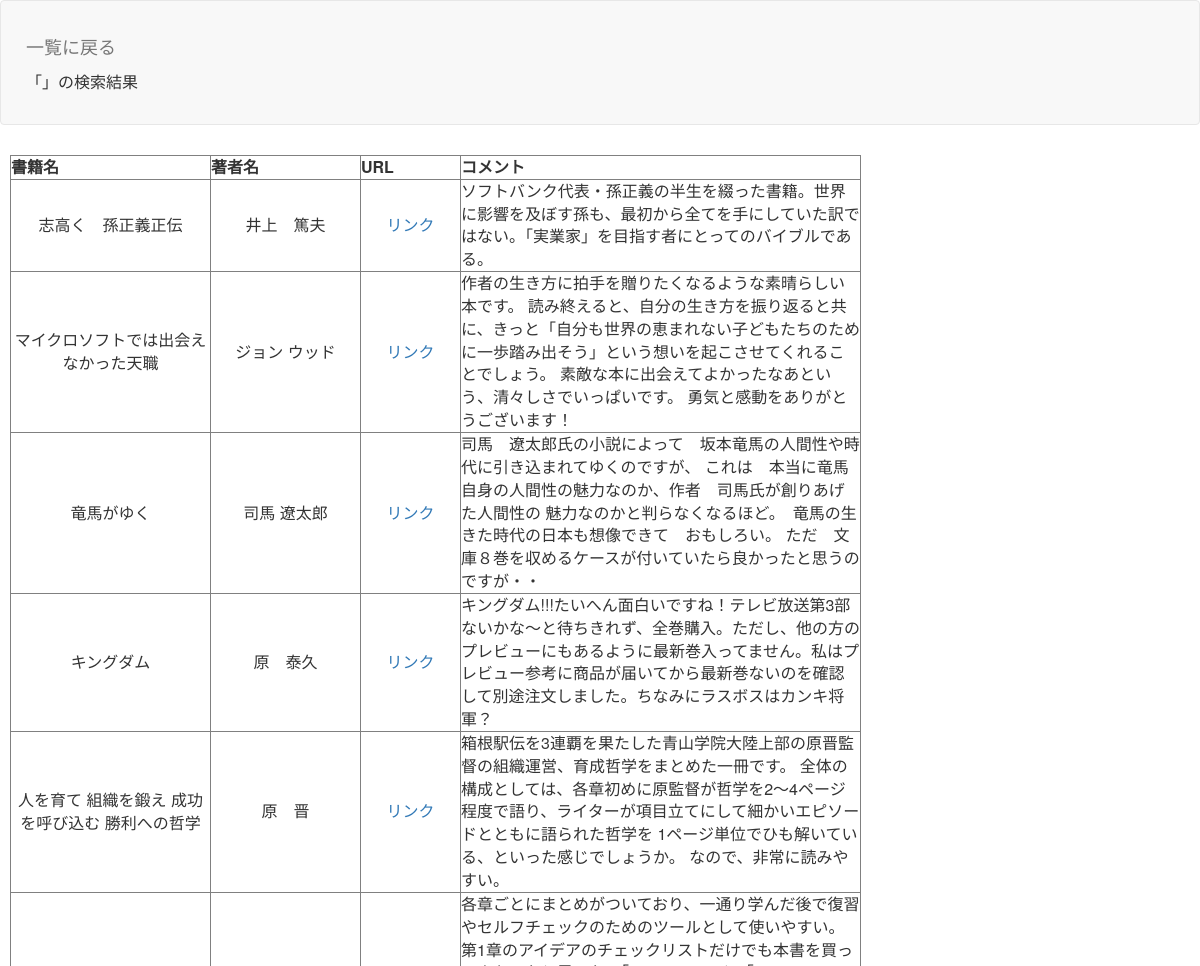
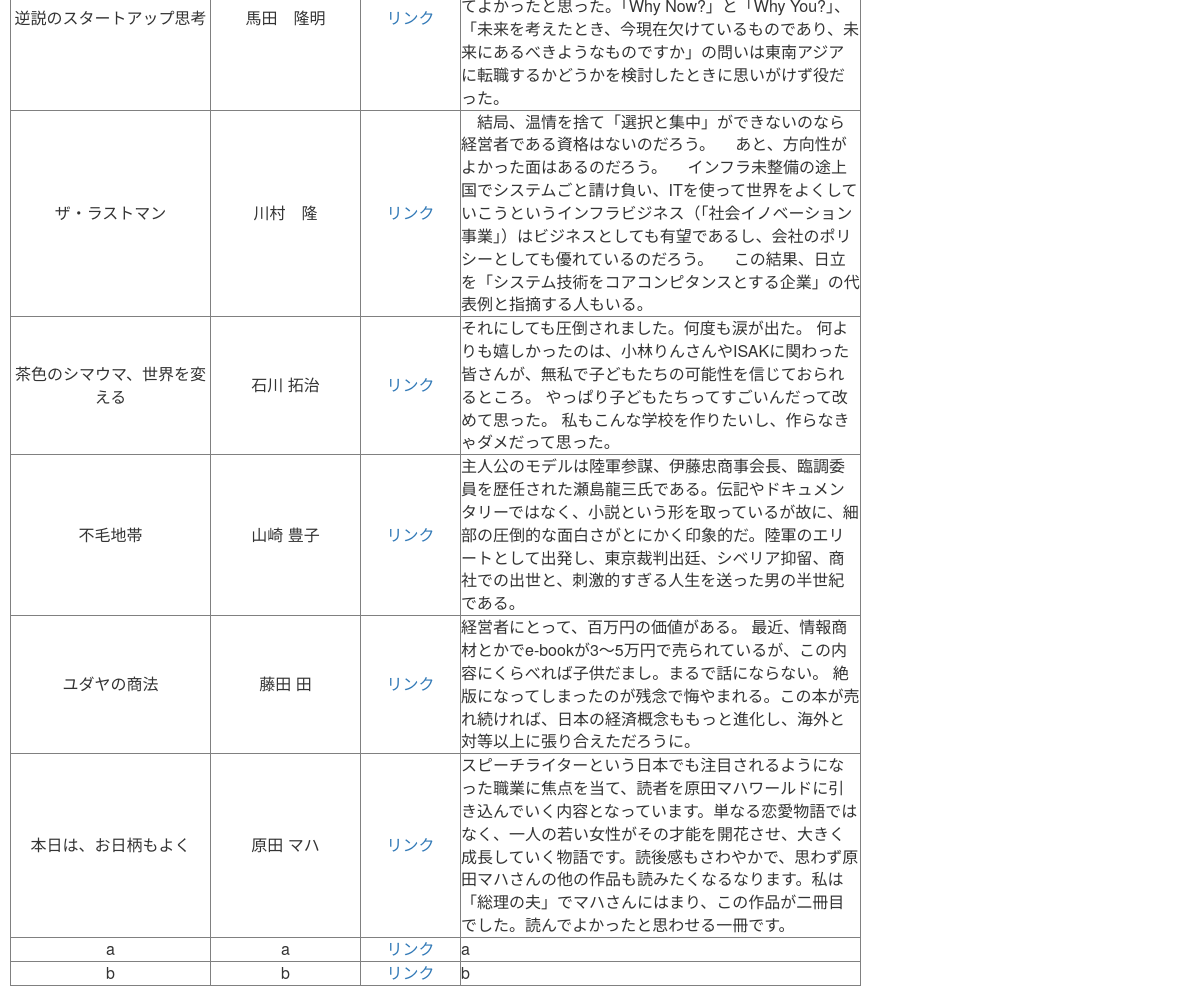
Screenshot of /search.php with the database file from the repository (2 pictures, top to bottom).
### tables this page shows
CREATE TABLE IF NOT EXISTS `gs_bm_table` (
`id` int(12) NOT NULL,
  `lid` varchar(128) NOT NULL,
  `b_name` varchar(64) NOT NULL,
  `a_name` varchar(64) NOT NULL,
  `b_url` text NOT NULL,
  `comment` text NOT NULL,
  `indate` datetime NOT NULL
);

### search.php (the view, shortened to what this page needs)
<?php
$word = '「'.$_POST["search"].'」';
$search = '%'.$_POST["search"].'%';
try {
  $pdo = new PDO('mysql:dbname=gs_db16;charset=utf8;host=localhost','root','');
} catch (PDOException $e) {
  exit('データベースに接続できませんでした。'.$e->getMessage());
}
$stmt = $pdo->prepare("SELECT * FROM gs_bm_table WHERE b_name LIKE :search OR a_name LIKE :search");
$stmt->bindValue(':search', $search, PDO::PARAM_STR);
$status = $stmt->execute();
$view="";
if($status==false){
  $error = $stmt->errorInfo();
  exit("ErrorQuery:".$error[2]);
}else{
  while( $result = $stmt->fetch(PDO::FETCH_ASSOC)){
    $view .= '<tr>';
    $view .= '<td width=200 align="center">'.$result["b_name"].'</td>';
    $view .= '<td width=150 align="center">'.$result["a_name"].'</td>';
    $view .= '<td width=100 align="center">'.'<a href='.$result["b_url"].'>'.'リンク'.'</a>'.'</td>';
    $view .= '<td width=400>'.$result["comment"].'</td>';
    $view .= '</tr>';
  }
}
?>
<!DOCTYPE html>
<html lang="ja">
<head>
<link href="css/bootstrap.min.css" rel="stylesheet">
</head>
<body id="main">
<header>
  <nav class="navbar navbar-default">
    <div class="container-fluid">
      <div class="navbar-header">
      <a class="navbar-brand" href="select.php">一覧に戻る</a>
      <p><?=$word?>の検索結果</p>
      </div>
    </div>
  </nav>
</header>
<div>
    <table border="1">
        <tr align="center">
            <th>書籍名</th>
            <th>著者名</th>
            <th>URL</th>
            <th>コメント</th>
        </tr>
        <?=$view?>
    </table>
</div>
</body>
</html>

### search.php (style rules this page uses)
div { padding: 10px;font-size:16px; }

### rows the page displays
gs_bm_table: b_name "志高く 孫正義正伝", a_name "井上 篤夫", comment "ソフトバンク代表・孫正義の半生を綴った書籍。世界に影響を及ぼす孫も、最初から全てを手にしていた訳ではない。「実業家」を目指す者にとってのバイブルである。"
gs_bm_table: b_name "マイクロソフトでは出会えなかった天職", a_name "ジョン ウッド", comment "作者の生き方に拍手を贈りたくなるような素晴らしい本です。 読み終えると、自分の生き方を振り返ると共に、きっと「自分も世界の恵まれない子どもたちのために一歩踏み出そう」という想いを起こさせてくれることでしょう。 素敵な本に出会えてよかったなあという、清々しさでいっぱいです。 勇気と感動をありがとうございます！"
gs_bm_table: b_name "竜馬がゆく", a_name "司馬 遼太郎", comment "司馬 遼太郎氏の小説によって 坂本竜馬の人間性や時代に引き込まれてゆくのですが、 これは 本当に竜馬自身の人間性の魅力なのか、作者 司馬氏が創りあげた人間性の 魅力なのかと判らなくなるほど。 竜馬の生きた時代の日本も想像できて おもしろい。 ただ 文庫８巻を収めるケースが付いていたら良かったと思うのですが・・"
gs_bm_table: b_name "キングダム", a_name "原 泰久", comment "キングダム!!!たいへん面白いですね！テレビ放送第3部ないかな～と待ちきれず、全巻購入。ただし、他の方のプレビューにもあるように最新巻入ってません。私はプレビュー参考に商品が届いてから最新巻ないのを確認して別途注文しました。ちなみにラスボスはカンキ将軍？"
gs_bm_table: b_name "人を育て 組織を鍛え 成功を呼び込む 勝利への哲学", a_name "原 晋", comment "箱根駅伝を3連覇を果たした青山学院大陸上部の原晋監督の組織運営、育成哲学をまとめた一冊です。 全体の構成としては、各章初めに原監督が哲学を2～4ページ程度で語り、ライターが項目立てにして細かいエピソードとともに語られた哲学を 1ページ単位でひも解いている、といった感じでしょうか。 なので、非常に読みやすい。"
gs_bm_table: b_name "逆説のスタートアップ思考", a_name "馬田 隆明", comment "各章ごとにまとめがついており、一通り学んだ後で復習やセルフチェックのためのツールとして使いやすい。第1章のアイデアのチェックリストだけでも本書を買ってよかったと思った。「Why Now?」と「Why You?」、「未来を考えたとき、今現在欠けているものであり、未来にあるべきようなものですか」の問いは東南アジアに転職するかどうかを検討したときに思いがけず役だった。"
gs_bm_table: b_name "ザ・ラストマン", a_name "川村 隆", comment "結局、温情を捨て「選択と集中」ができないのなら経営者である資格はないのだろう。 あと、方向性がよかった面はあるのだろう。 インフラ未整備の途上国でシステムごと請け負い、ITを使って世界をよくしていこうというインフラビジネス（「社会イノベーション事業」）はビジネスとしても有望であるし、会社のポリシーとしても優れているのだろう。 この結果、日立を「システム技術をコアコンピタンスとする企業」の代表例と指摘する人もいる。"
gs_bm_table: b_name "茶色のシマウマ、世界を変える", a_name "石川 拓治", comment "それにしても圧倒されました。何度も涙が出た。 何よりも嬉しかったのは、小林りんさんやISAKに関わった皆さんが、無私で子どもたちの可能性を信じておられるところ。 やっぱり子どもたちってすごいんだって改めて思った。 私もこんな学校を作りたいし、作らなきゃダメだって思った。"
gs_bm_table: b_name "不毛地帯", a_name "山崎 豊子", comment "主人公のモデルは陸軍参謀、伊藤忠商事会長、臨調委員を歴任された瀬島龍三氏である。伝記やドキュメンタリーではなく、小説という形を取っているが故に、細部の圧倒的な面白さがとにかく印象的だ。陸軍のエリートとして出発し、東京裁判出廷、シベリア抑留、商社での出世と、刺激的すぎる人生を送った男の半世紀である。"
gs_bm_table: b_name "ユダヤの商法", a_name "藤田 田", comment "経営者にとって、百万円の価値がある。 最近、情報商材とかでe-bookが3〜5万円で売られているが、この内容にくらべれば子供だまし。まるで話にならない。 絶版になってしまったのが残念で悔やまれる。この本が売れ続ければ、日本の経済概念ももっと進化し、海外と対等以上に張り合えただろうに。"
gs_bm_table: b_name "本日は、お日柄もよく", a_name "原田 マハ", comment "スピーチライターという日本でも注目されるようになった職業に焦点を当て、読者を原田マハワールドに引き込んでいく内容となっています。単なる恋愛物語ではなく、一人の若い女性がその才能を開花させ、大きく成長していく物語です。読後感もさわやかで、思わず原田マハさんの他の作品も読みたくなるなります。私は「総理の夫」でマハさんにはまり、この作品が二冊目でした。読んでよかったと思わせる一冊です。"
gs_bm_table: b_name "a", a_name "a", comment "a"
gs_bm_table: b_name "b", a_name "b", comment "b"

### other values shown
$word "「」"
